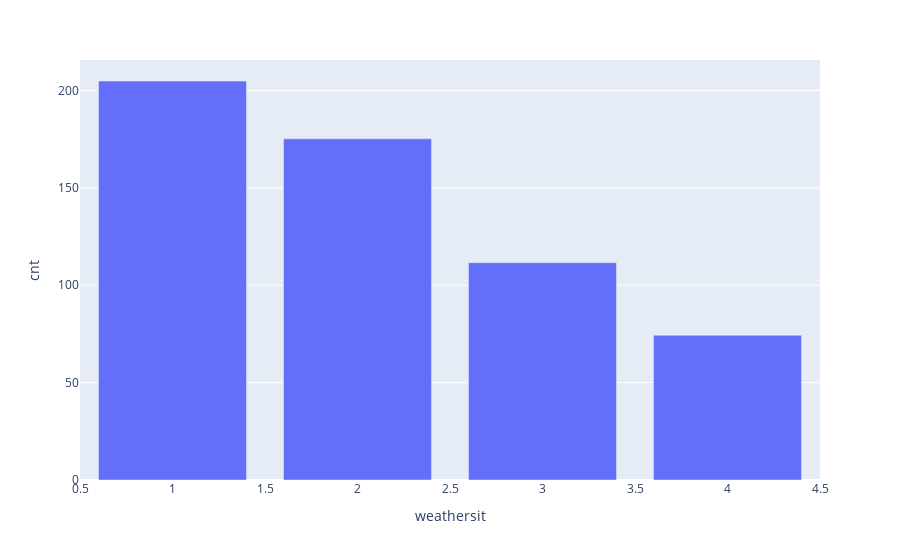

This figure's notebook cell:
### Code cell
# Group the data by weathersit and plot the average number of bikes rented for each type of weather, using a bar plot, using plotly library
data_weathersit = data.groupby(['weathersit'])["cnt"].mean().reset_index()
fig = px.bar(data_weathersit, x='weathersit', y='cnt')
fig.show()

### Figure 1 — Plotly figure (JSON) as saved in the notebook; plotly's stock layout.template omitted (floating-point values rounded to 4 significant figures)
{"data": [{"alignmentgroup": "True", "hovertemplate": "weathersit=%{x}<br>cnt=%{y}<extra></extra>", "legendgroup": "", "marker": {"color": "#636efa", "pattern": {"shape": ""}}, "name": "", "offsetgroup": "", "orientation": "v", "showlegend": false, "textposition": "auto", "type": "bar", "x": [1, 2, 3, 4], "xaxis": "x", "y": [204.9, 175.2, 111.6, 74.33], "yaxis": "y"}], "layout": {"barmode": "relative", "legend": {"tracegroupgap": 0}, "margin": {"t": 60}, "xaxis": {"anchor": "y", "domain": [0, 1], "title": {"text": "weathersit"}}, "yaxis": {"anchor": "x", "domain": [0, 1], "title": {"text": "cnt"}}}}
